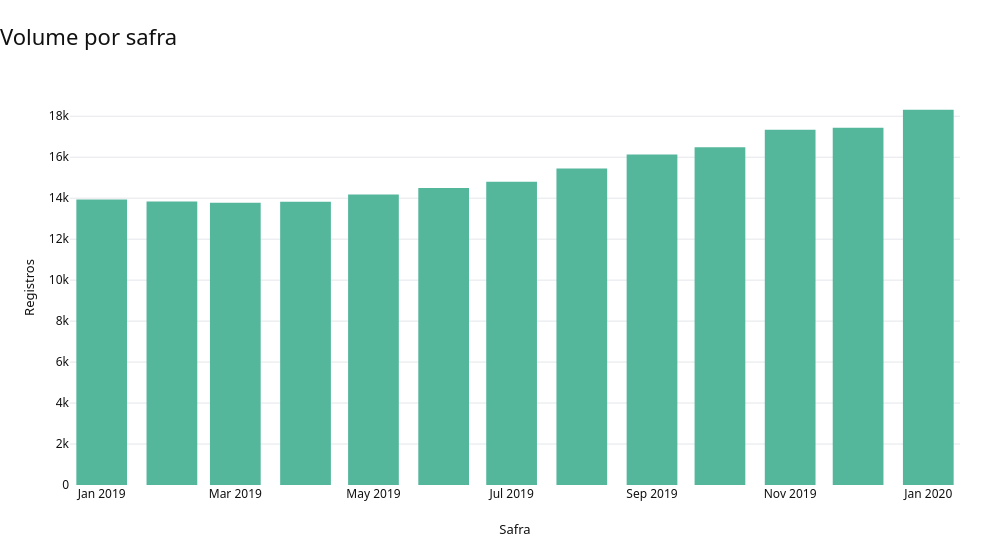
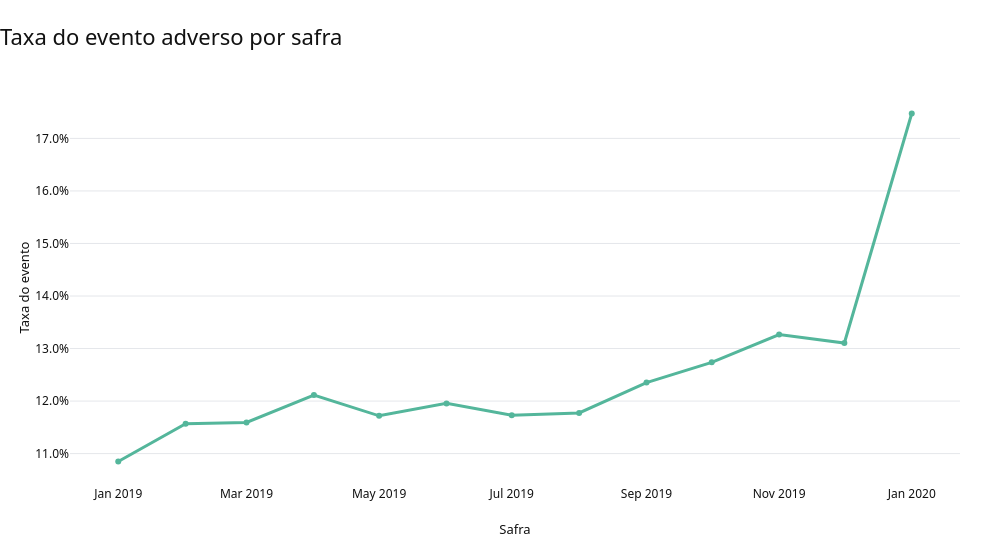

Notebook source saved alongside these figures, in order:
### Markdown cell above
## 4. Diagnóstico temporal

**Comentário Técnico:** esta seção registra o diagnóstico que fundamentou o split. O PSI mede mudança populacional; não é regra automática de exclusão. Após a formalização do delineamento, o OOT fica congelado para decisões de desenvolvimento.

### Code cell
tabela_safras = (base.groupby('safra', as_index=False)[ALVO]
                  .agg(registros='size', eventos='sum', taxa_evento='mean'))
fig_volume = go.Figure(go.Bar(x=tabela_safras['safra'], y=tabela_safras['registros'],
                              marker_color=CORES['principal']))
aplicar_layout_executivo(fig_volume, 'Volume por safra', titulo_eixo_x='Safra',
                         titulo_eixo_y='Registros', mostrar_legenda=False)
fig_volume.show()
salvar_grafico(fig_volume, 'final_01_volume_por_safra', PASTA_FIGURAS)
fig_evento = go.Figure(go.Scatter(x=tabela_safras['safra'], y=tabela_safras['taxa_evento'],
                                  mode='lines+markers', line=dict(color=CORES['principal'], width=3)))
aplicar_layout_executivo(fig_evento, 'Taxa do evento adverso por safra', titulo_eixo_x='Safra',
                         titulo_eixo_y='Taxa do evento', mostrar_legenda=False)
aplicar_eixo_percentual(fig_evento)
fig_evento.show()
salvar_grafico(fig_evento, 'final_02_taxa_evento_por_safra', PASTA_FIGURAS)
display(Markdown(
    f"**Análise/Interpretação:** o volume cresce de **{tabela_safras.iloc[0].registros:,}** para "
    f"**{tabela_safras.iloc[-1].registros:,}**. A taxa do evento vai de **{tabela_safras.iloc[0].taxa_evento:.2%}** "
    f"a **{tabela_safras.iloc[-1].taxa_evento:.2%}**, com mudança material em 2020-01. A causa não é inferida."
))

### Figure 1 — Plotly figure (JSON) as saved in the notebook; plotly's stock layout.template omitted (floating-point values rounded to 4 significant figures)
{"data": [{"marker": {"color": "#54B69B"}, "type": "bar", "x": ["2019-01-01T00:00:00", "2019-02-01T00:00:00", "2019-03-01T00:00:00", "2019-04-01T00:00:00", "2019-05-01T00:00:00", "2019-06-01T00:00:00", "2019-07-01T00:00:00", "2019-08-01T00:00:00", "2019-09-01T00:00:00", "2019-10-01T00:00:00", "2019-11-01T00:00:00", "2019-12-01T00:00:00", "2020-01-01T00:00:00"], "y": [13936, 13838, 13783, 13825, 14182, 14503, 14808, 15449, 16134, 16487, 17344, 17436, 18318]}], "layout": {"height": 550, "hovermode": "closest", "showlegend": false, "title": {"text": "Volume por safra"}, "width": 1000, "xaxis": {"title": {"text": "Safra"}}, "yaxis": {"title": {"text": "Registros"}}}}

### Figure 2 — Plotly figure (JSON) as saved in the notebook; plotly's stock layout.template omitted (floating-point values rounded to 4 significant figures)
{"data": [{"line": {"color": "#54B69B", "width": 3}, "mode": "lines+markers", "type": "scatter", "x": ["2019-01-01T00:00:00", "2019-02-01T00:00:00", "2019-03-01T00:00:00", "2019-04-01T00:00:00", "2019-05-01T00:00:00", "2019-06-01T00:00:00", "2019-07-01T00:00:00", "2019-08-01T00:00:00", "2019-09-01T00:00:00", "2019-10-01T00:00:00", "2019-11-01T00:00:00", "2019-12-01T00:00:00", "2020-01-01T00:00:00"], "y": [0.1085, 0.1157, 0.1159, 0.1212, 0.1172, 0.1196, 0.1173, 0.1177, 0.1235, 0.1274, 0.1327, 0.1311, 0.1747]}], "layout": {"height": 550, "hovermode": "closest", "showlegend": false, "title": {"text": "Taxa do evento adverso por safra"}, "width": 1000, "xaxis": {"title": {"text": "Safra"}}, "yaxis": {"tickformat": ".1%", "title": {"text": "Taxa do evento"}}}}
